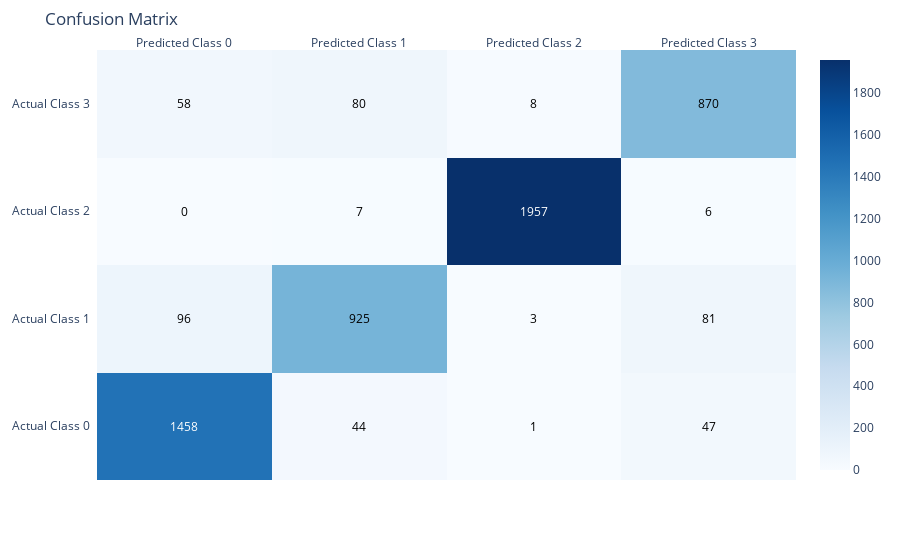

The notebook cell this image was saved under:
### Markdown cell above
## Confusion Matrix Plot

### Code cell
cm = confusion_matrix(y_test, y_pred)

# Get class labels dynamically from unique y values
labels = [f"Class {i}" for i in np.unique(y_test)]

# Annotated heatmap
cm_fig = ff.create_annotated_heatmap(
    z=cm,
    x=[f"Predicted {i}" for i in labels],
    y=[f"Actual {i}" for i in labels],
    colorscale='Blues',
    showscale=True
)
cm_fig.update_layout(title="Confusion Matrix", margin=dict(t=50, l=50))
cm_fig.show()

### Figure 1 — Plotly figure (JSON) as saved in the notebook; plotly's stock layout.template omitted (floating-point values rounded to 4 significant figures)
{"data": [{"colorscale": [[0, "rgb(247,251,255)"], [0.125, "rgb(222,235,247)"], [0.25, "rgb(198,219,239)"], [0.375, "rgb(158,202,225)"], [0.5, "rgb(107,174,214)"], [0.625, "rgb(66,146,198)"], [0.75, "rgb(33,113,181)"], [0.875, "rgb(8,81,156)"], [1, "rgb(8,48,107)"]], "reversescale": false, "showscale": true, "type": "heatmap", "x": ["Predicted Class 0", "Predicted Class 1", "Predicted Class 2", "Predicted Class 3"], "y": ["Actual Class 0", "Actual Class 1", "Actual Class 2", "Actual Class 3"], "z": [[1458, 44, 1, 47], [96, 925, 3, 81], [0, 7, 1957, 6], [58, 80, 8, 870]]}], "layout": {"annotations": [{"font": {"color": "#FFFFFF"}, "showarrow": false, "text": "1458", "x": "Predicted Class 0", "xref": "x", "y": "Actual Class 0", "yref": "y"}, {"font": {"color": "#000000"}, "showarrow": false, "text": "44", "x": "Predicted Class 1", "xref": "x", "y": "Actual Class 0", "yref": "y"}, {"font": {"color": "#000000"}, "showarrow": false, "text": "1", "x": "Predicted Class 2", "xref": "x", "y": "Actual Class 0", "yref": "y"}, {"font": {"color": "#000000"}, "showarrow": false, "text": "47", "x": "Predicted Class 3", "xref": "x", "y": "Actual Class 0", "yref": "y"}, {"font": {"color": "#000000"}, "showarrow": false, "text": "96", "x": "Predicted Class 0", "xref": "x", "y": "Actual Class 1", "yref": "y"}, {"font": {"color": "#000000"}, "showarrow": false, "text": "925", "x": "Predicted Class 1", "xref": "x", "y": "Actual Class 1", "yref": "y"}, {"font": {"color": "#000000"}, "showarrow": false, "text": "3", "x": "Predicted Class 2", "xref": "x", "y": "Actual Class 1", "yref": "y"}, {"font": {"color": "#000000"}, "showarrow": false, "text": "81", "x": "Predicted Class 3", "xref": "x", "y": "Actual Class 1", "yref": "y"}, {"font": {"color": "#000000"}, "showarrow": false, "text": "0", "x": "Predicted Class 0", "xref": "x", "y": "Actual Class 2", "yref": "y"}, {"font": {"color": "#000000"}, "showarrow": false, "text": "7", "x": "Predicted Class 1", "xref": "x", "y": "Actual Class 2", "yref": "y"}, {"font": {"color": "#FFFFFF"}, "showarrow": false, "text": "1957", "x": "Predicted Class 2", "xref": "x", "y": "Actual Class 2", "yref": "y"}, {"font": {"color": "#000000"}, "showarrow": false, "text": "6", "x": "Predicted Class 3", "xref": "x", "y": "Actual Class 2", "yref": "y"}, {"font": {"color": "#000000"}, "showarrow": false, "text": "58", "x": "Predicted Class 0", "xref": "x", "y": "Actual Class 3", "yref": "y"}, {"font": {"color": "#000000"}, "showarrow": false, "text": "80", "x": "Predicted Class 1", "xref": "x", "y": "Actual Class 3", "yref": "y"}, {"font": {"color": "#000000"}, "showarrow": false, "text": "8", "x": "Predicted Class 2", "xref": "x", "y": "Actual Class 3", "yref": "y"}, {"font": {"color": "#000000"}, "showarrow": false, "text": "870", "x": "Predicted Class 3", "xref": "x", "y": "Actual Class 3", "yref": "y"}], "margin": {"l": 50, "t": 50}, "title": {"text": "Confusion Matrix"}, "xaxis": {"dtick": 1, "gridcolor": "rgb(0, 0, 0)", "side": "top", "ticks": ""}, "yaxis": {"dtick": 1, "ticks": "", "ticksuffix": "  "}}}
